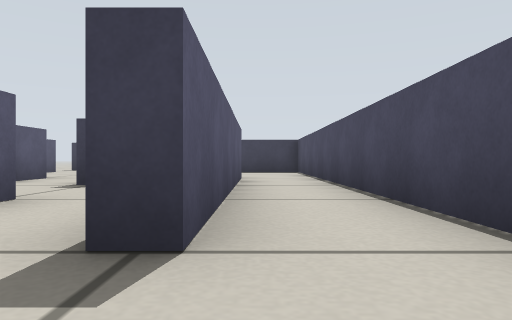
[1] (above)

24 first-person views from a walk through a Gazebo world. The camera is 0.19 m above the floor, looks level and sees 70° across. The floor is counted in squares, 0.5 m on a side. Each view is taken from the middle of a square. On the plan, view 1 faces up. The plan holds only what a view shows up to about 9 squares ahead; the rest is blank.

[2]
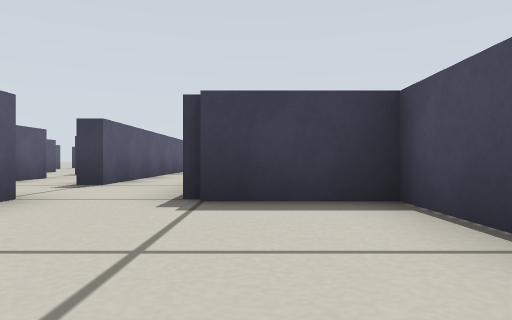

[3]
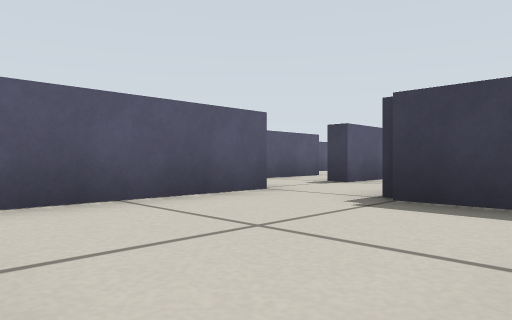

[4]
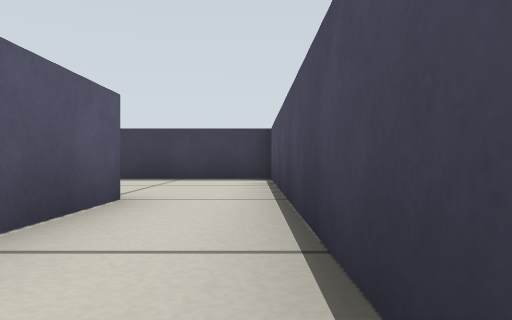

[5]
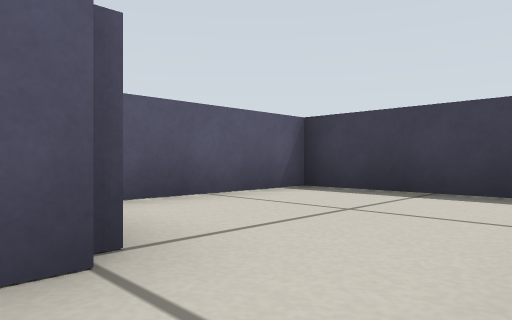

[6]
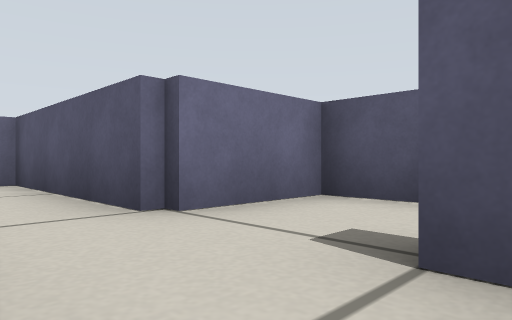

[7]
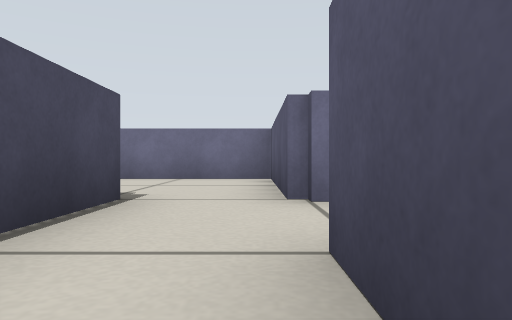

[8]
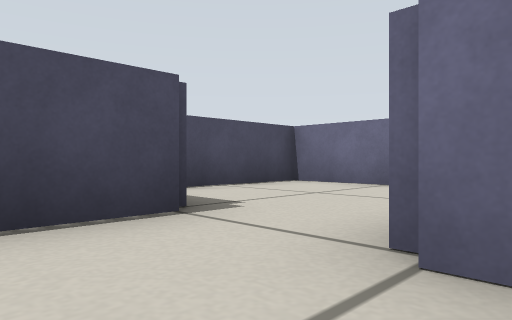

[9]
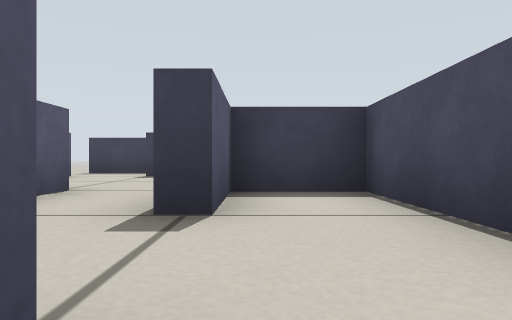

[10]
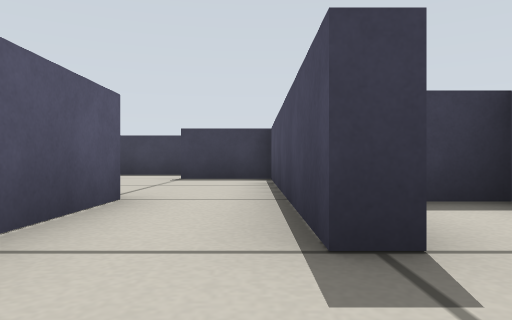

[11]
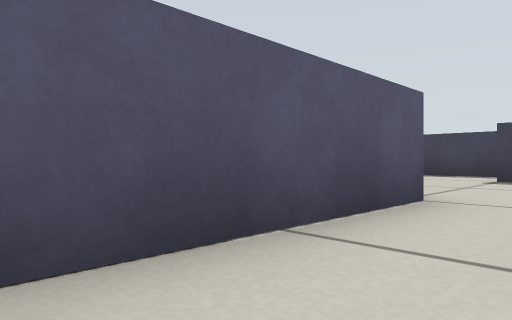

[12]
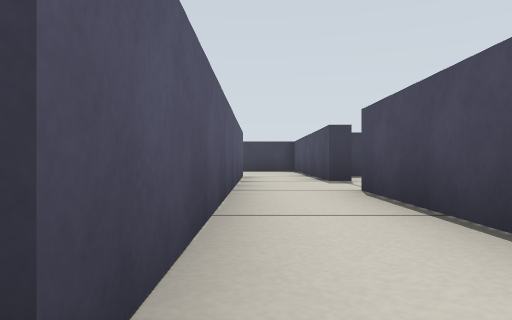

[13]
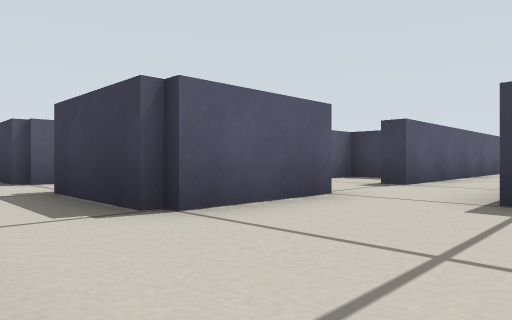

[14]
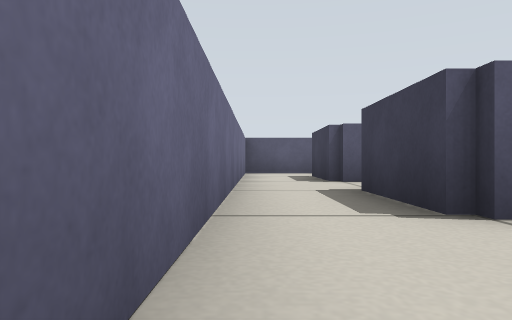

[15]
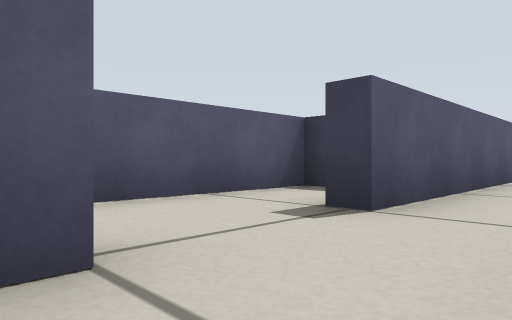

[16]
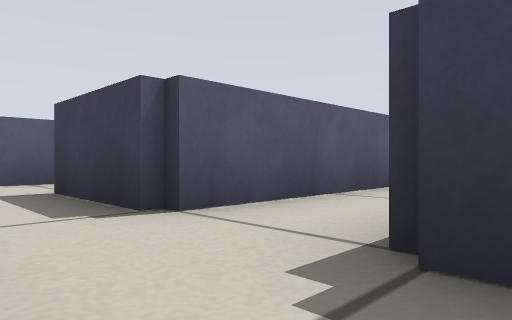

[17]
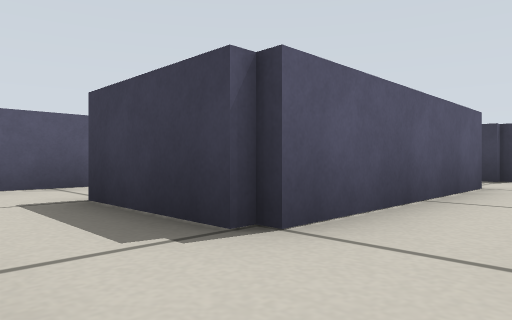

[18]
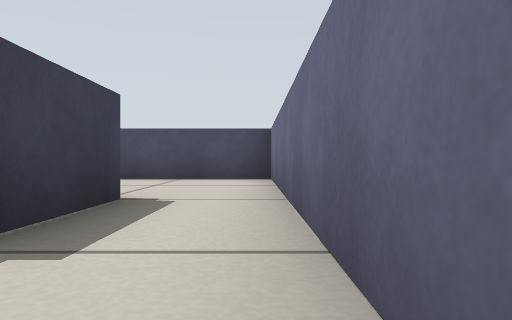

[19]
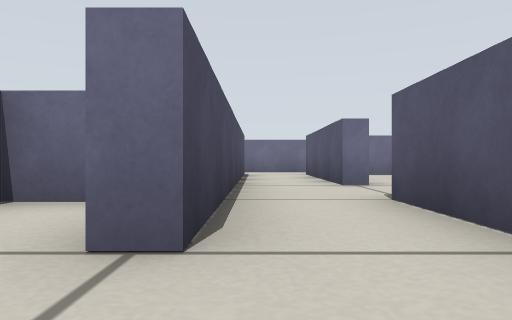

[20]
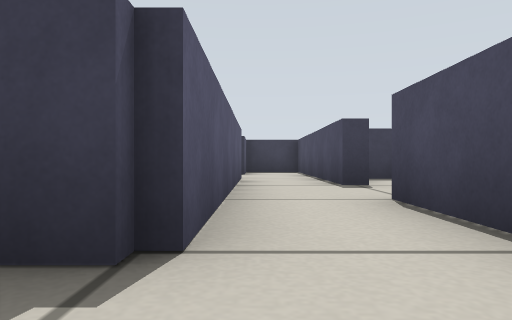

[21]
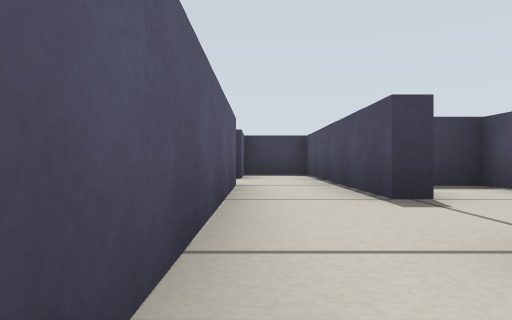

[22]
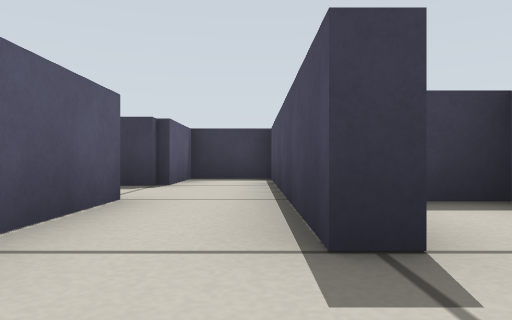

[23]
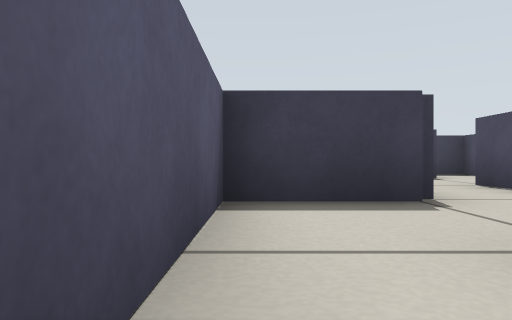

[24]
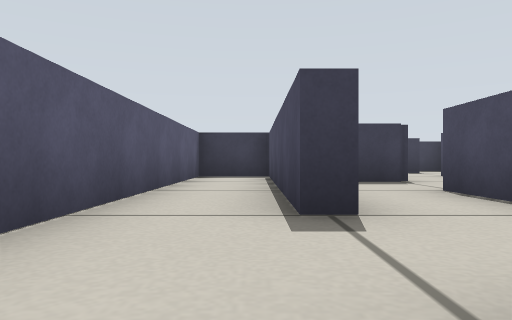

### Floor plan
Points are (right, up) in squares from view 1. A wall is a line through its corners. A room is listed if a view was taken in it or the views show most of it. See-through windows are left out.
Room 1 (views 1, 2, 3, 4, 5, 6, 7)
walls: (-0.3, -0.3) (-0.3, -4.3) (3.3, -4.3) (3.3, -0.7) (1.3, -0.7) (1.3, 11.3) (-2.3, 11.3) (-2.3, 8.5); (-0.3, 7.5) (-0.3, 1.5)
ways out: opening at (-1, 0.5) to room 2
Room 2 (views 8, 9)
walls: (-0.3, 1.5) (-0.8, 1.5); (-2.3, 3.5) (-2.3, -0.3) (-0.3, -0.3)
ways out: opening at (-1, 0.5) to room 1; opening at (-2, 2.5) to room 8
Room 3 (views 10, 11, 12, 13, 14, 15)
walls: (-4.3, -2.5) (-4.3, -4.7); (-2.7, 0.8) (-2.7, 3.5); (-4.4, -6.3) (-0.7, -6.3) (-0.7, -3.2); (-4.3, 5.5) (-4.3, -0.5); (-2.3, 5.5) (-2.7, 5.5)
ways out: opening at (-5, -6) to room 4; opening at (-5, -1.5) to room 6; opening at (-3, 4.5) to room 8; opening at (-4, 6.5)
Room 4 (views 16, 17, 18, 19, 20, 21, 22)
walls: (-8.7, -0.5) (-8.3, -0.5) (-8.3, -4.7); (-6.7, -3.6) (-6.7, 3.5); (-4.3, -4.7) (-6.5, -4.7); (-8.6, -6.3) (-4.4, -6.3); (-8.3, 5.5) (-8.3, 1.3); (-6.2, 5.5) (-6.7, 5.5)
ways out: opening at (-5, -6) to room 3; opening at (-9.5, -6) to room 5; opening at (-7, 4.5) to room 7; opening at (-9, 0) to room 9; opening at (-8, 6.5)
Room 5 (views 23, 24)
walls: (-10.2, -2.5) (-10.7, -2.5) (-10.7, 2.8); (-8.7, -1.8) (-8.7, -0.5); (-10.3, -0.4) (-10.3, -1.6); (-8.3, -4.7) (-10.5, -4.7); (-10.6, -6.3) (-8.6, -6.3); (-10.6, 3.3) (-12.3, 3.3) (-12.3, -5.1)
ways out: opening at (-9.5, -6) to room 4; opening at (-10, -1.5) to room 9
Room 6 (no view inside)
walls: (-4.3, -0.5) (-4.8, -0.5); (-5.5, 1.3) (-6.3, 1.3) (-6.3, -1.8)
ways out: opening at (-5, -1.5) to room 3
Room 7 (no view inside)
walls: (-6.7, 3.5) (-6.2, 3.5); (-4.7, 7.3) (-5.8, 7.3)
ways out: opening at (-7, 4.5) to room 4
Room 8 (no view inside)
walls: (-0.7, 4.8) (-0.7, 7.3) (-2.3, 7.3) (-2.3, 5.5)
ways out: opening at (-2, 2.5) to room 2; opening at (-3, 4.5) to room 3
Room 9 (no view inside)
walls: (-8.3, 1.3) (-10.3, 1.3) (-10.3, -0.4)
ways out: opening at (-9, 0) to room 4; opening at (-10, -1.5) to room 5

Where each view was taken, in squares from view 1:
view 1: 0 up, 0 right, facing up
view 2: 4 down, 2 right, facing up
view 3: 4 down, 3 right, facing up-left
view 4: 4 up, 1 right, facing up
view 5: 7 up, 1 right, facing up-left
view 6: 2 up, 1 right, facing down-left
view 7: 3 up, 0 right, facing down
view 8: 1 up, 1 left, facing down-right
view 9: 3 up, 2 left, facing up
view 10: 4 up, 3 left, facing up
view 11: 4 up, 3 left, facing up-left
view 12: 1 down, 4 left, facing up
view 13: 6 down, 2 left, facing up-left
view 14: 6 down, 2 left, facing left
view 15: 3 down, 3 left, facing up-left
view 16: 6 down, 6 left, facing up-left
view 17: 6 down, 7 left, facing up-left
view 18: 6 down, 8 left, facing right
view 19: 5 up, 7 left, facing down
view 20: 0 up, 8 left, facing up
view 21: 2 up, 8 left, facing up
view 22: 4 up, 7 left, facing up
view 23: 2 down, 10 left, facing up
view 24: 5 down, 11 left, facing up
